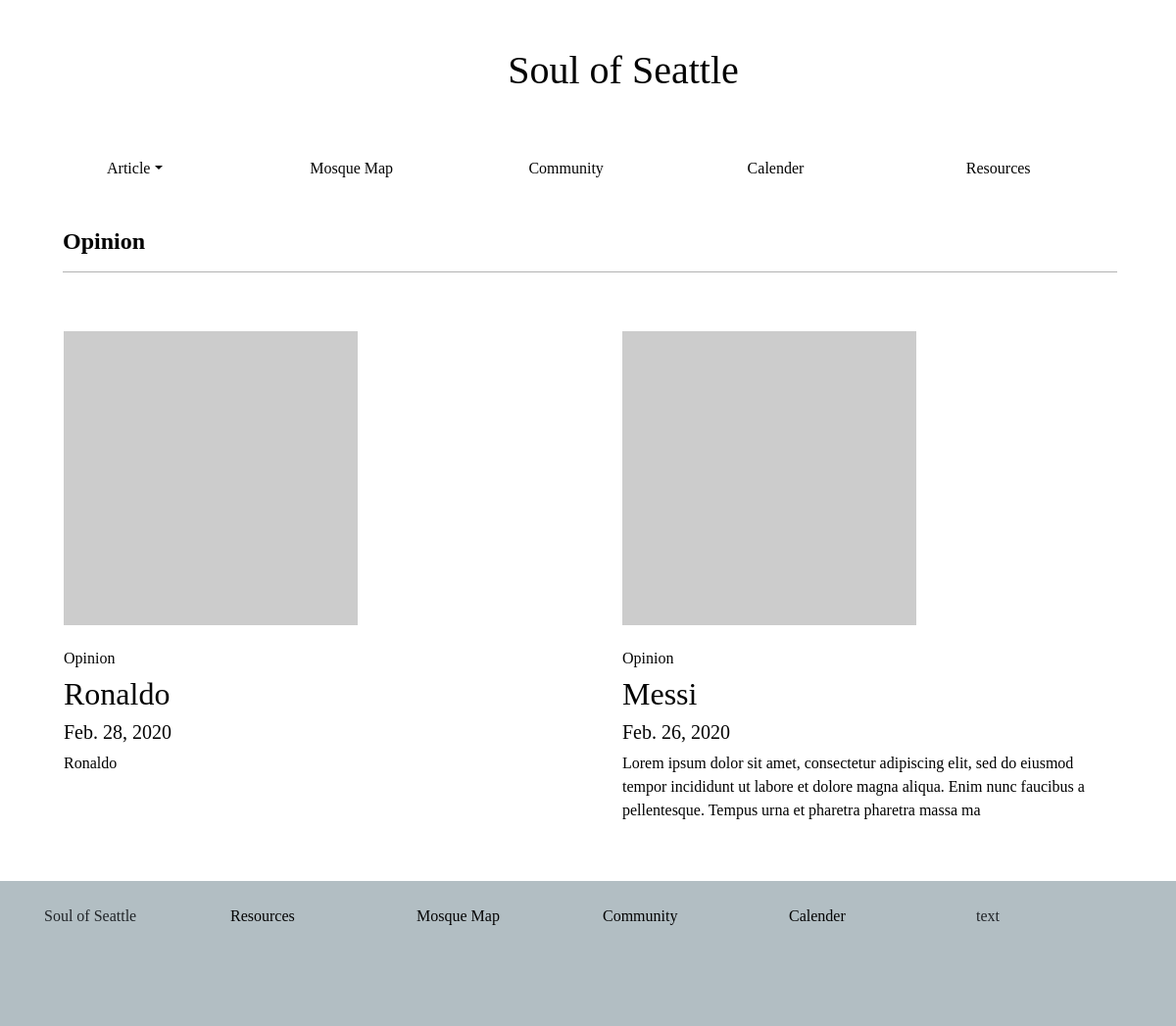
Screenshot of /opinion with the database file from the repository.
### soulofseattlepages/models.py (models this page shows, shortened)
class userPost(models.Model):
   author = models.ForeignKey(author, on_delete = models.CASCADE)
   post_Title = models.CharField(max_length = 255, unique = True)
   post_Slug = models.CharField(max_length = 255, unique = True)
   post_Content = models.TextField()
   post_CreatedOn = models.DateTimeField(auto_now_add = True)
   post_UploadImage = models.ImageField(default = "default.png", blank = True)
   post_Status = models.IntegerField(choices = STATUS, default = 0)
   tags = TaggableManager()
   post_Category = models.CharField(max_length = 200, choices = CATEGORIES, default = "Lifestyle")
   class Meta:
       ordering = ['-post_CreatedOn']

### soulofseattlepages/views.py (the view)
# urls.py: path('opinion', views.opinion, name="Opinion"),
def opinion(request):
    if request.method == 'GET':
        opinion_article = userPost.objects.filter(post_Category='Opinion').values()
        opinion_articles = {
            "opinion_articles": opinion_article
        }
    return render(request, 'categories/opinion.htm', opinion_articles)

### templates/categories/opinion.htm (shortened to what this page needs)
<!DOCTYPE html>
<html lang="en">
<head>
    <link rel="stylesheet" href="https://stackpath.bootstrapcdn.com/bootstrap/4.4.1/css/bootstrap.min.css"
>
    {% load static %}
    <link rel="stylesheet" type="text/css" href="{% static "CSS/style.css" %}">
</head>
<body>
    <header class="pt-5 pl-5">
        <div class="container">
            <div class="pl-4">
                {% load static %}
                <b>
                    <h1 class="center-text ">Soul of Seattle</h1>
                </b>
                <div class="row pt-5">
                    <div class="col-sm">
                        <ul class="nav">
                            <li class="nav-item dropdown ">
                                <a class="nav-link dropdown-toggle" data-toggle="dropdown" href="#" role="button"
                                    aria-haspopup="true" aria-expanded="false">Article</a>
                            </li>
                        </ul>
                    </div>
                    <div class="col-sm pt-2">
                        <a href="{% url 'MosqueMap' %}">Mosque Map</a>
                    </div>
                    <div class="col-sm pt-2">
                        <a href="{% url 'Community' %}">Community</a>
                    </div>
                    <div class="col-sm pt-2">
                        <a href="{% url 'Calender' %}">Calender</a>
                    </div>
                    <div class="col-sm pt-2">
                        <a href="{% url 'Resources' %}">Resources</a>
                    </div>
                </div>
            </div>
            </div>
        </header>
        <div class="container">
            <div class="pt-3 ml-1">
                <div class="pt-4 col-sm-12">
                    <h4 class="heading-color"><b> Opinion </b></h4>
                    <hr>
                </div>
            </div>
        </div>
        <section>
            <div class="container">
                <div class="row padding-down">
                    {% for opinion_article in opinion_articles  %}
                    <div class="col-sm-4 col-md mt-4 ">
                        <div class=" mb-4">
                            <div class="card-body">
                                <a href="{% url 'Article' opinion_article.post_Slug %}">
                                    <img class ="pb-4" src="https://via.placeholder.com/300" class="card-img-top">
                                    <h6>{{ opinion_article.post_Category }}</h6>
                                    <h2>{{ opinion_article.post_Title }}</h2>
                                    <h5>{{ opinion_article.post_CreatedOn | date}}</h5>
                                    <p>{{opinion_article.post_Content|slice:":200" }}   </p>
                                </a>
                            </div>
                        </div>
                        </div>
                        {% endfor %}
                    </div>
                </div>
        </section>
        <footer class="footer-padding ">
            <div class="container">
                <div class="row">
                    <div class="col-sm-2 col-xsm-2 pt-4 pl-8">
                        Soul of Seattle
                    </div>
                    <div class="col-sm-2 col-xms-2 pt-4">
                        <a href="{% url 'Resources' %}">Resources</a>
                    </div>
                    <div class="col-sm-2 col-xms-2 pt-4">
                        <a href="{% url 'MosqueMap' %}">Mosque Map</a>
                    </div>
                    <div class="col-sm-2 col-xms-2 pt-4">
                        <a href="{% url 'Community' %}">Community</a>
                    </div>
                    <div class="col-sm-2 col-xms-2 pt-4">
                        <a href="{% url 'Calender' %}">Calender</a>
                    </div>
                    <div class="col-sm-2 col-xms-2 pt-4 pl-3">
                        text
                    </div>
                </div>
            </div>
        </footer>
</body>
</html>

### static/CSS/style.css (style rules this page uses)
body, html { background-color: white; font-family: 'Playfair Display', serif; }
h1, h5 ,h6 { color: #040404; }
p { color: black; }
hr { border-color: black; }
.center-text { text-align: center; }
.footer-padding { padding-bottom: 100px; background-color: #b2bec3; }
footer { background-color: #b2bec3; }
hr { border-color: #B2B2B2; }
.heading-color { color: #040404; }
a:link, a:hover, a:visited { color: #040404; text-decoration: none; }

### rows the page displays
userPost: post_Category "Opinion", post_Title "Ronaldo", post_CreatedOn "Feb. 28, 2020", post_Content "Ronaldo"
userPost: post_Category "Opinion", post_Title "Messi", post_CreatedOn "Feb. 26, 2020", post_Content "Lorem ipsum dolor sit amet, consectetur adipiscing elit, sed do eiusmod tempor incididunt ut labore et dolore magna aliqua. Enim nunc faucibus a pellentesque. Tempus urna et pharetra pharetra massa ma"
